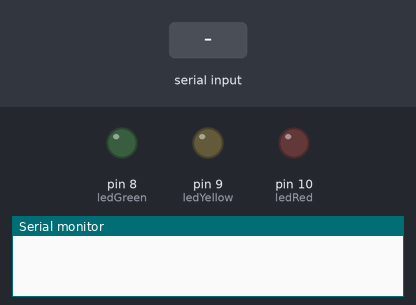
A sketch run on a simulated Arduino Uno, built with avr-gcc and run on an emulated ATmega328P. Shown: output pins drawn as LEDs (lit = HIGH), the last lines printed to the serial monitor. Inputs (shaded band) come from the test bench.

Above: at 1.2 s.
1.3 s: "r" received over Serial
At 1.7 s:
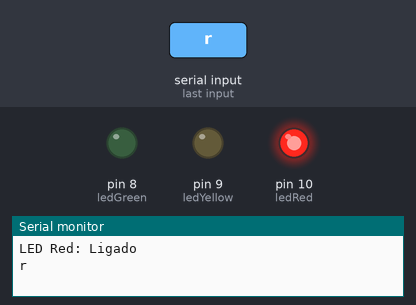
2.8 s: "g" received over Serial
At 4.0 s:
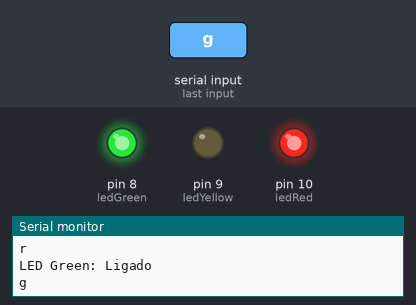
4.3 s: "R" received over Serial
At 5.2 s:
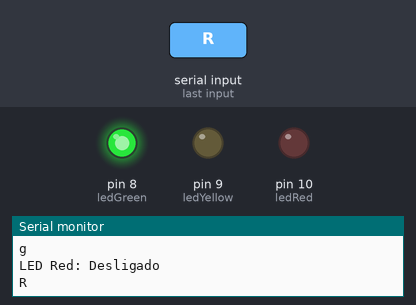
5.8 s: "y" received over Serial
At 6.3 s:
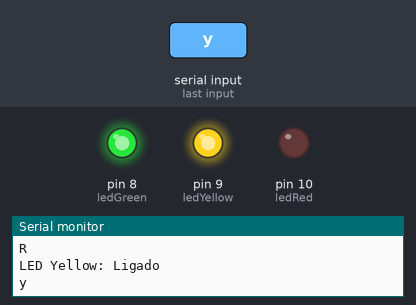
7.3 s: "G" received over Serial
At 8.5 s:
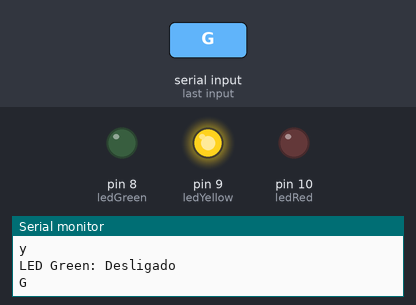
8.8 s: "r" received over Serial
At 9.8 s:
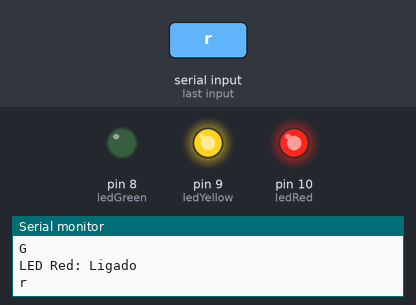
Timing chart, 0 to 11.3 s (numbered marks = the images above; inputs shaded):
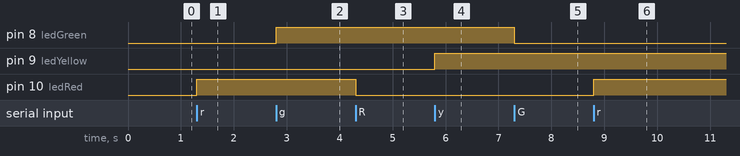

The sketch:

exercicio03.ino
```cpp
char leitura;

const int ledGreen = 8;
const int ledYellow = 9;
const int ledRed  = 10;

void setup() {
  Serial.begin(9600);

  pinMode(ledRed, OUTPUT);
  pinMode(ledGreen, OUTPUT);
  pinMode(ledYellow, OUTPUT);

  digitalWrite(ledRed, LOW);
  digitalWrite(ledGreen, LOW);
  digitalWrite(ledYellow, LOW);
}

void loop() {
  while (Serial.available() > 0) {
    leitura = Serial.read();

    if (leitura == 'r' || leitura =='R') {
      digitalWrite(ledRed, !digitalRead(ledRed));
      Serial.print("LED Red: ");
      if (digitalRead(ledRed) == HIGH) {
        Serial.println("Ligado");
      } else {
        Serial.println("Desligado");
      }
    }

    else if (leitura == 'g' || leitura =='G') {
      digitalWrite(ledGreen, !digitalRead(ledGreen));
      Serial.print("LED Green: ");
      if (digitalRead(ledGreen) == HIGH) {
        Serial.println("Ligado");
      } else {
        Serial.println("Desligado");
      }
    }
    else if (leitura == 'y' || leitura =='Y') {
      digitalWrite(ledYellow, !digitalRead(ledYellow));
      Serial.print("LED Yellow: ");
      if (digitalRead(ledYellow) == HIGH) {
        Serial.println("Ligado");
      } else {
        Serial.println("Desligado");
      }
    }
    Serial.println(leitura);
  }
}
```

Measured:
- after the input at 1.3 s, pin 10 (ledRed): LOW → HIGH at once
- after the input at 2.8 s, pin 8 (ledGreen): LOW → HIGH at once
- after the input at 4.3 s, pin 10 (ledRed): HIGH → LOW at once
- after the input at 5.8 s, pin 9 (ledYellow): LOW → HIGH at once
- after the input at 7.3 s, pin 8 (ledGreen): HIGH → LOW at once
- after the input at 8.8 s, pin 10 (ledRed): LOW → HIGH at once
